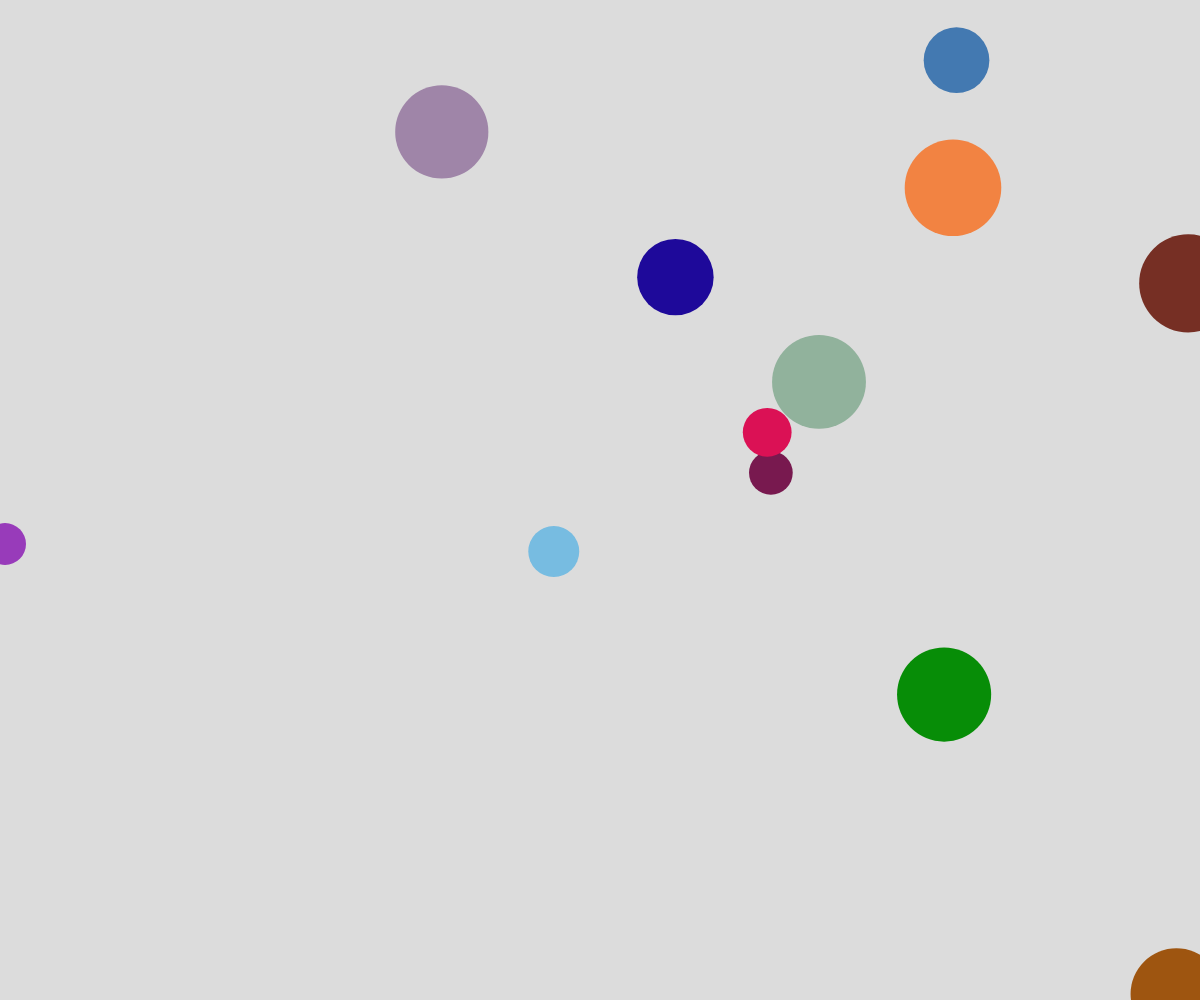
Frame 1 (no input)
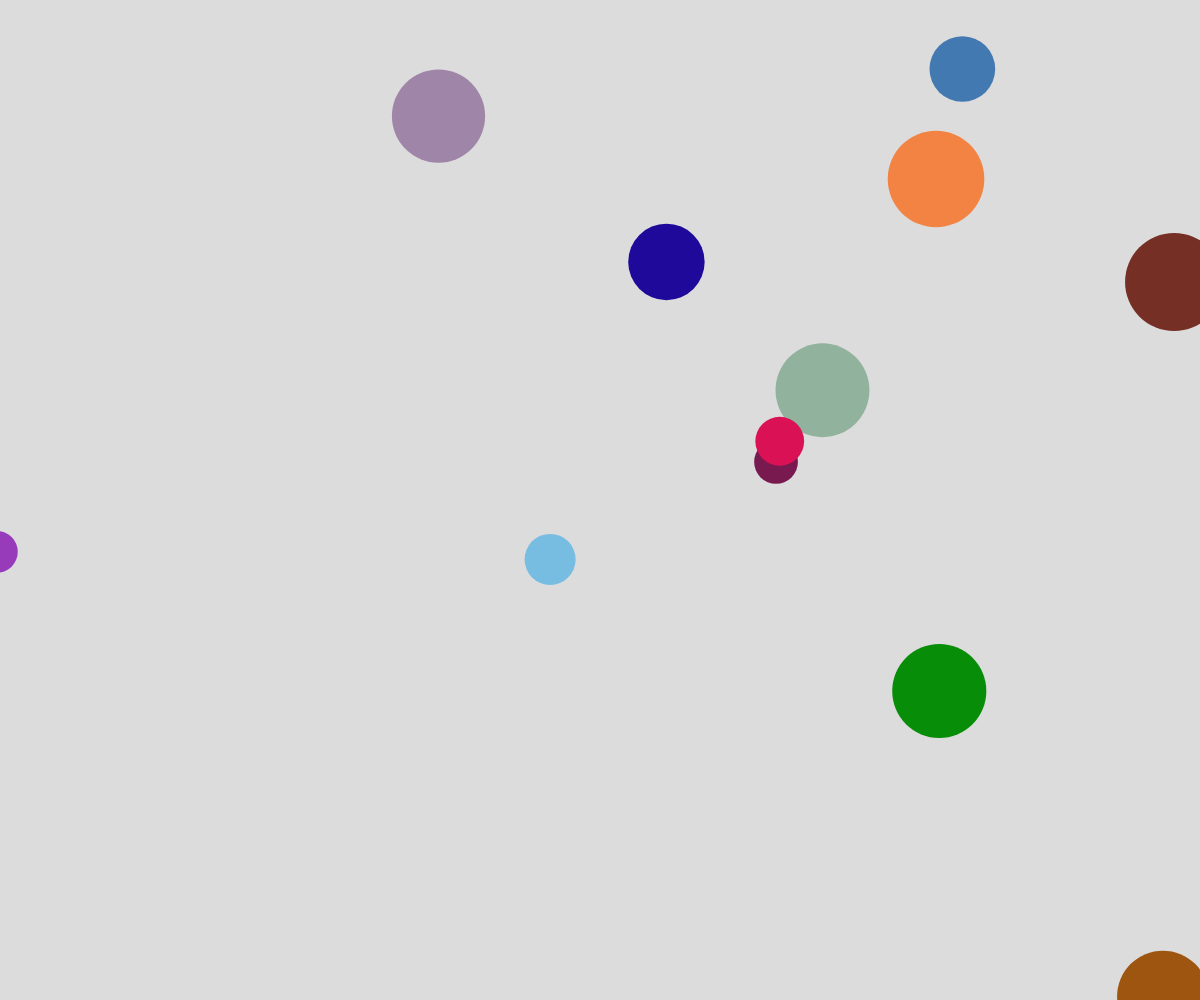
Frame 60 (no input)
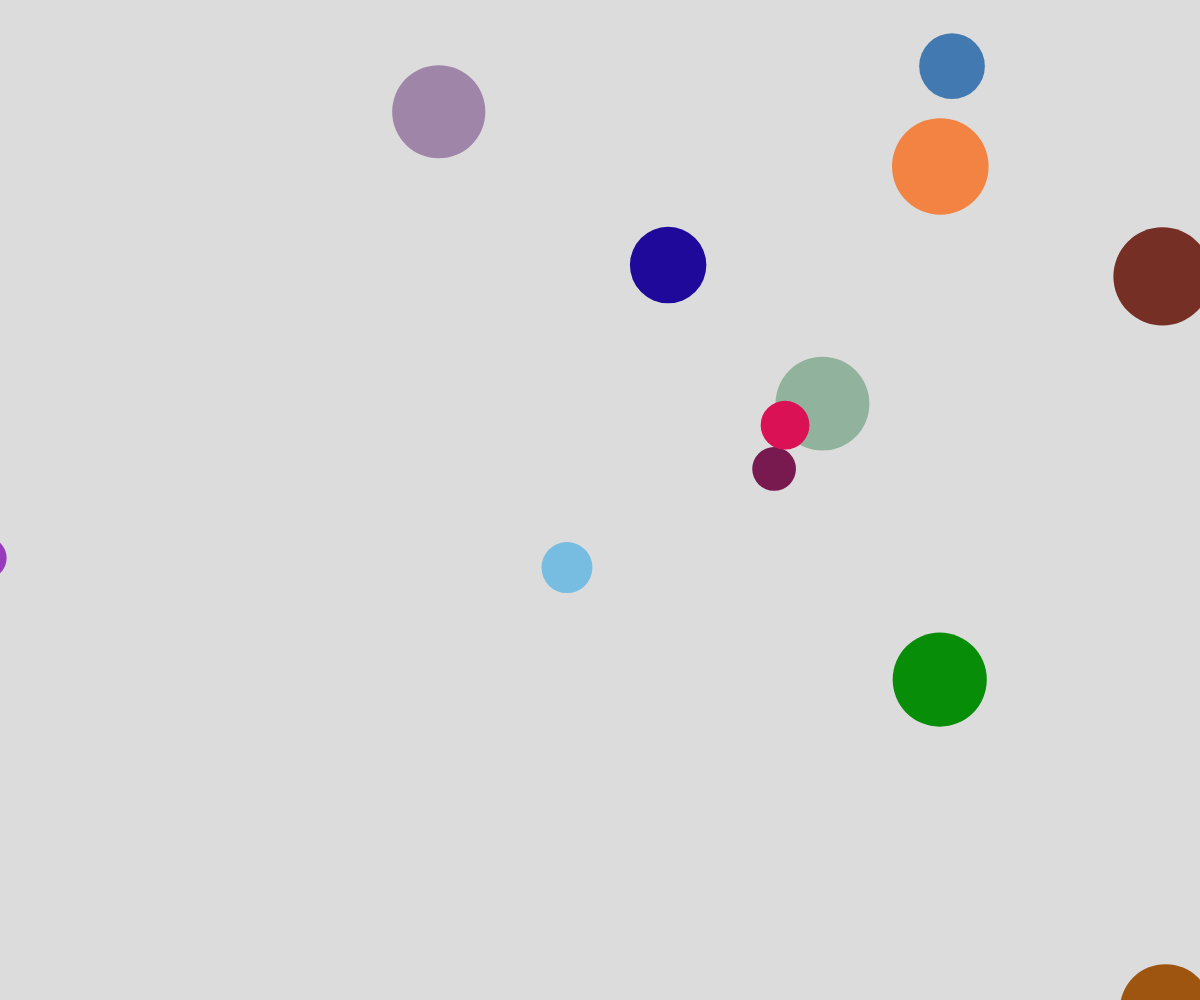
Frame 120 (the mouse pressed at the canvas centre since frame 60)

The p5.js sketch that drew these frames (run headless with seeded random() and noise() and a simulated clock; from frame 60 on, the mouse is pressed at the canvas centre):

// p5.js sketch
// ── sketch.js
// Shape Inheritnce OOP

let shapes = [];

function setup() {
  createCanvas(windowWidth, windowHeight);

  for (let i = 0; i < 20; i++){
    let choice = random(100);
    if (choice < 50) {
      let theColor = color(random(255), random(255), random(255));
      let aShape = new Circle(random(width), random(height), theColor, random(20, 50));
      shapes.push(aShape);
    }
    else {
      let theColor = color(random(255), random(255), random(255));
      let aShape = new Square(random(width), random(height), theColor, random(20, 50));
      shapes.push(aShape);
    }
  }
}

function draw() {
  background(220);

  for(let shape of shapes){
    shape.move();
    shape.display();
  }
}

class Shape {
  constructor(x, y, color) {
    this.x = x;
    this.y = y;
    this.color = color;
  }

  display() {
    fill(this.color);
    noStroke();
  }

  move() {
    this.x += random(-2, 2);
    this.y += random(-2, 2);
  }
}

class Circle extends Shape {
  constructor(x, y, color, radius) {
    super(x, y, color);
    this.radius = radius;
  }

  display() {
    super.display();
    circle(this.x, this.y, this.radius*2);
  }
}

class Square extends Shape {
  constructor(x, y, color, size) {
    super(x, y, color);
    this.size = this.size;
  }

  dispay() {
    super.display();
    rectMode(CENTER);
    square(this.x, this.y, this.size);
  }
}
